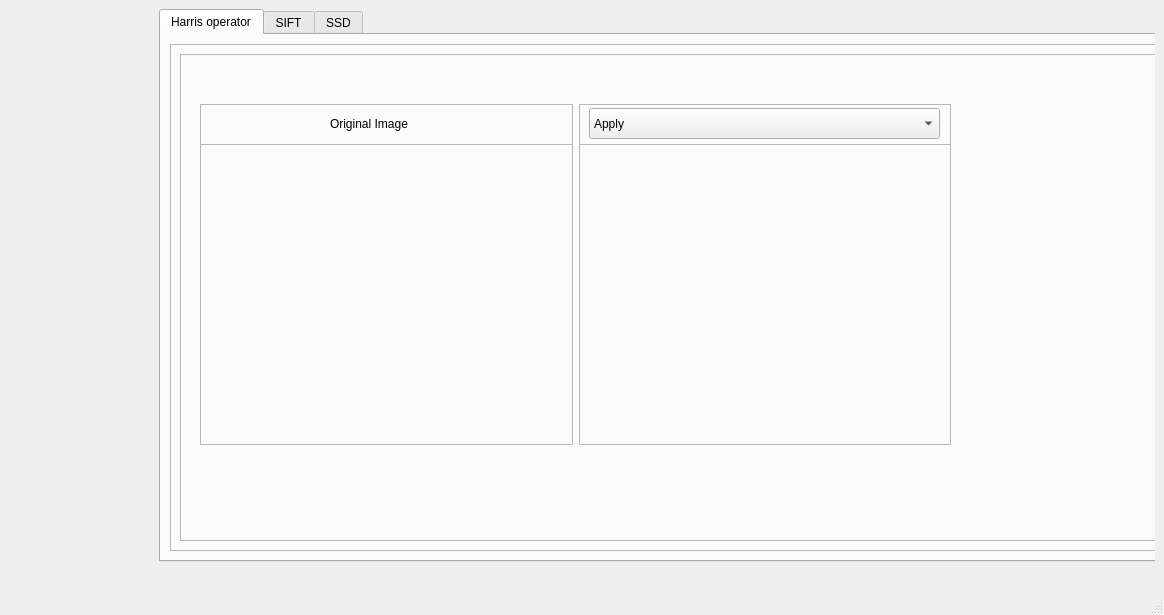
<?xml version="1.0" encoding="UTF-8"?>
<ui version="4.0">
 <class>MainWindow</class>
 <widget class="QMainWindow" name="MainWindow">
  <property name="geometry">
   <rect>
    <x>0</x>
    <y>0</y>
    <width>1164</width>
    <height>615</height>
   </rect>
  </property>
  <property name="windowTitle">
   <string>MainWindow</string>
  </property>
  <widget class="QWidget" name="centralwidget">
   <layout class="QHBoxLayout" name="horizontalLayout">
    <item>
     <widget class="QWidget" name="widget" native="true">
      <widget class="QTabWidget" name="tabWidget">
       <property name="geometry">
        <rect>
         <x>150</x>
         <y>0</y>
         <width>1146</width>
         <height>553</height>
        </rect>
       </property>
       <property name="currentIndex">
        <number>0</number>
       </property>
       <widget class="QWidget" name="tab">
        <attribute name="title">
         <string>Harris operator</string>
        </attribute>
        <layout class="QHBoxLayout" name="horizontalLayout_2">
         <item>
          <widget class="QFrame" name="frame_3">
           <property name="frameShape">
            <enum>QFrame::StyledPanel</enum>
           </property>
           <property name="frameShadow">
            <enum>QFrame::Raised</enum>
           </property>
           <layout class="QGridLayout" name="gridLayout">
            <item row="0" column="0">
             <widget class="QFrame" name="frame_6">
              <property name="frameShape">
               <enum>QFrame::StyledPanel</enum>
              </property>
              <property name="frameShadow">
               <enum>QFrame::Raised</enum>
              </property>
              <widget class="QWidget" name="layoutWidget">
               <property name="geometry">
                <rect>
                 <x>20</x>
                 <y>90</y>
                 <width>751</width>
                 <height>301</height>
                </rect>
               </property>
               <layout class="QHBoxLayout" name="horizontalLayout_4">
                <item>
                 <widget class="QFrame" name="frame_4">
                  <property name="frameShape">
                   <enum>QFrame::StyledPanel</enum>
                  </property>
                  <property name="frameShadow">
                   <enum>QFrame::Raised</enum>
                  </property>
                  <widget class="QLabel" name="label">
                   <property name="geometry">
                    <rect>
                     <x>10</x>
                     <y>10</y>
                     <width>351</width>
                     <height>281</height>
                    </rect>
                   </property>
                   <property name="text">
                    <string/>
                   </property>
                  </widget>
                 </widget>
                </item>
                <item>
                 <widget class="QFrame" name="frame_5">
                  <property name="frameShape">
                   <enum>QFrame::StyledPanel</enum>
                  </property>
                  <property name="frameShadow">
                   <enum>QFrame::Raised</enum>
                  </property>
                  <widget class="QWidget" name="widget_2" native="true">
                   <property name="geometry">
                    <rect>
                     <x>10</x>
                     <y>10</y>
                     <width>351</width>
                     <height>281</height>
                    </rect>
                   </property>
                  </widget>
                 </widget>
                </item>
               </layout>
              </widget>
              <widget class="QWidget" name="layoutWidget_2">
               <property name="geometry">
                <rect>
                 <x>20</x>
                 <y>50</y>
                 <width>751</width>
                 <height>41</height>
                </rect>
               </property>
               <layout class="QHBoxLayout" name="horizontalLayout_3">
                <item>
                 <widget class="QFrame" name="frame">
                  <property name="frameShape">
                   <enum>QFrame::StyledPanel</enum>
                  </property>
                  <property name="frameShadow">
                   <enum>QFrame::Raised</enum>
                  </property>
                  <widget class="QLabel" name="label_3">
                   <property name="geometry">
                    <rect>
                     <x>130</x>
                     <y>10</y>
                     <width>111</width>
                     <height>20</height>
                    </rect>
                   </property>
                   <property name="text">
                    <string>Original Image</string>
                   </property>
                  </widget>
                 </widget>
                </item>
                <item>
                 <widget class="QFrame" name="frame_2">
                  <property name="frameShape">
                   <enum>QFrame::StyledPanel</enum>
                  </property>
                  <property name="frameShadow">
                   <enum>QFrame::Raised</enum>
                  </property>
                  <widget class="QComboBox" name="comboBox">
                   <property name="geometry">
                    <rect>
                     <x>10</x>
                     <y>4</y>
                     <width>351</width>
                     <height>31</height>
                    </rect>
                   </property>
                   <item>
                    <property name="text">
                     <string>Apply</string>
                    </property>
                   </item>
                   <item>
                    <property name="text">
                     <string>Harris Operator</string>
                    </property>
                   </item>
                  </widget>
                 </widget>
                </item>
               </layout>
              </widget>
             </widget>
            </item>
           </layout>
          </widget>
         </item>
        </layout>
       </widget>
       <widget class="QWidget" name="tab_2">
        <attribute name="title">
         <string>SIFT</string>
        </attribute>
       </widget>
       <widget class="QWidget" name="tab_3">
        <attribute name="title">
         <string>SSD</string>
        </attribute>
       </widget>
      </widget>
     </widget>
    </item>
   </layout>
  </widget>
  <widget class="QMenuBar" name="menubar">
   <property name="geometry">
    <rect>
     <x>0</x>
     <y>0</y>
     <width>1164</width>
     <height>22</height>
    </rect>
   </property>
  </widget>
  <widget class="QStatusBar" name="statusbar"/>
 </widget>
 <resources/>
 <connections/>
</ui>
